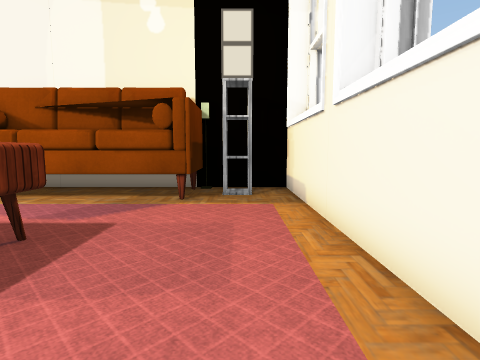
[1] (above)

24 first-person views from a walk through a 3-D level made in the Unity game engine. The camera is 1.2 m above the floor, tilts 6° down and sees 80° across. Doors are open. The floor is counted in squares, 0.9 m on a side. Each view is taken from the middle of a square. On the plan, view 1 faces up. The plan holds only what a view shows up to about 14 squares ahead; the rest is blank. The place goes on beyond the plan. The player character is not drawn. Some animated figures are not drawn. Some surface patterns are stand-ins.

[2]
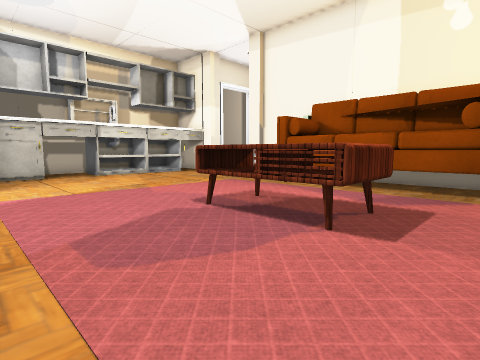

[3]
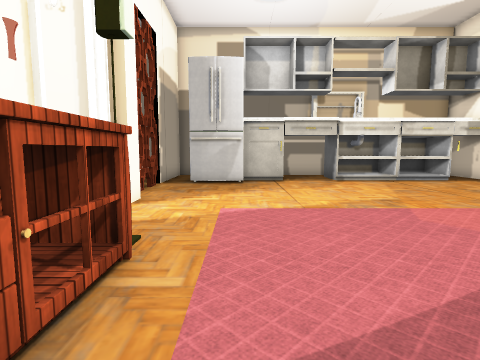

[4]
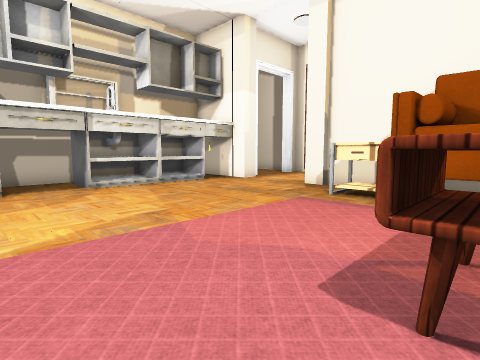

[5]
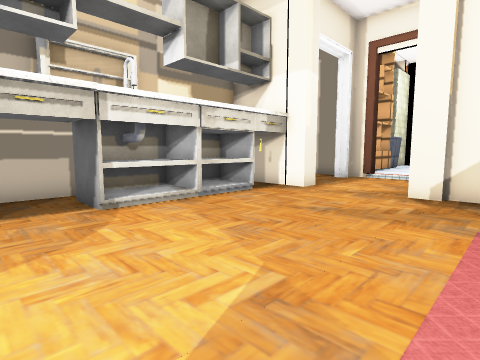

[6]
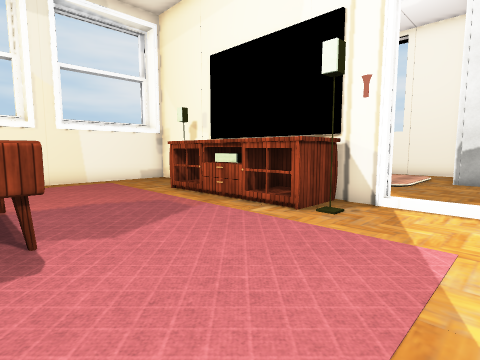

[7]
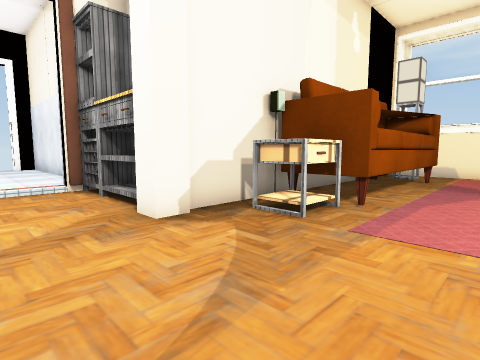

[8]
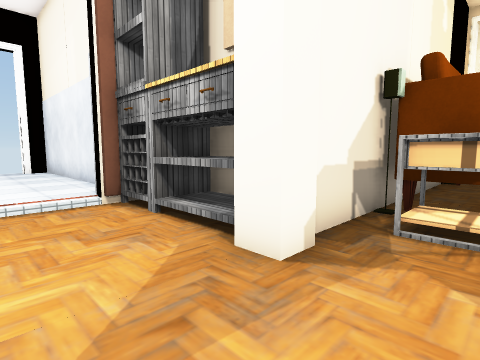

[9]
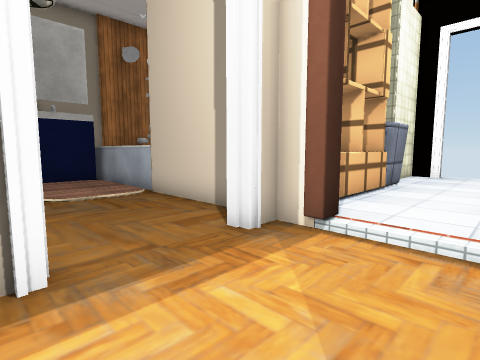

[10]
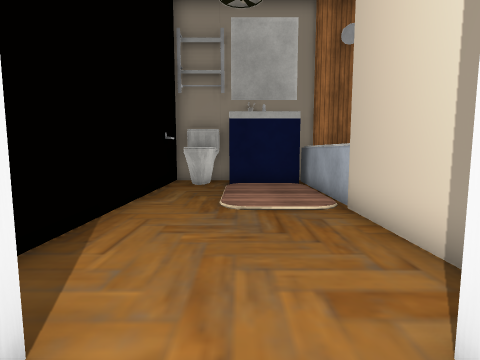

[11]
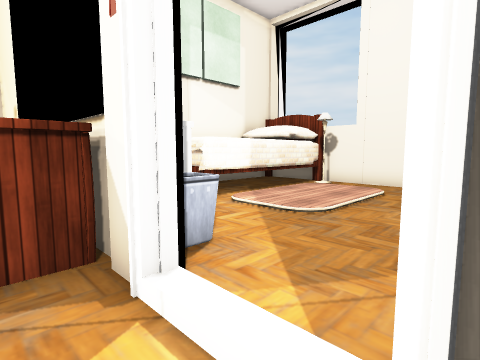

[12]
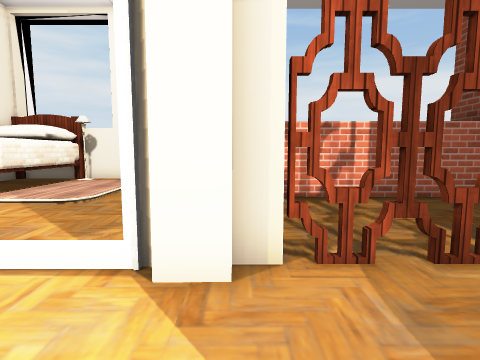

[13]
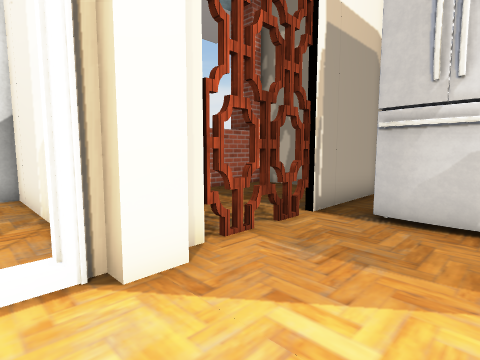

[14]
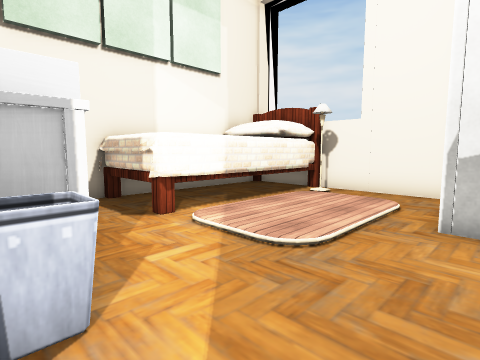

[15]
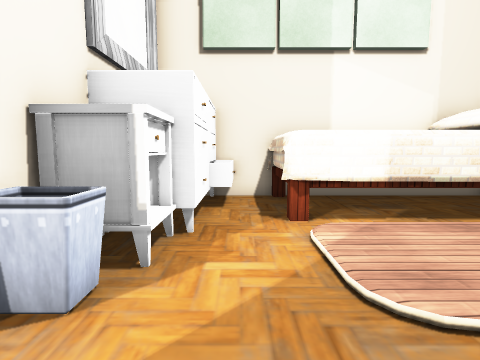

[16]
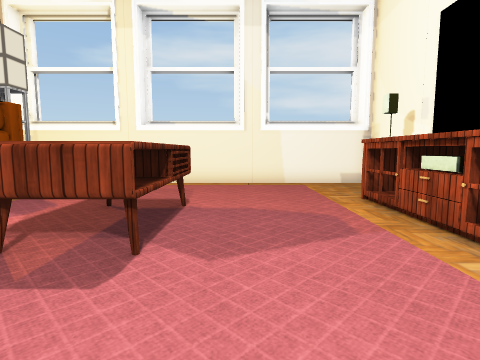

[17]
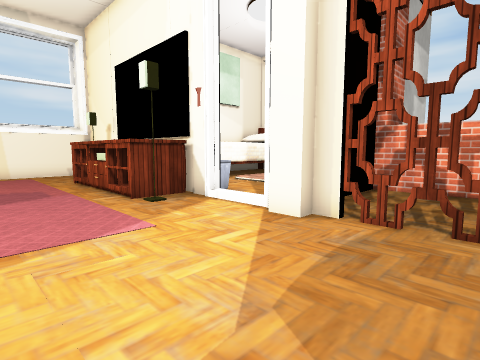

[18]
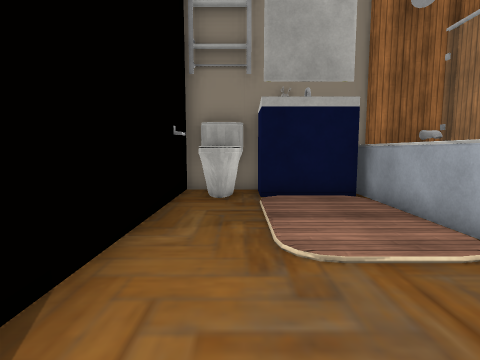

[19]
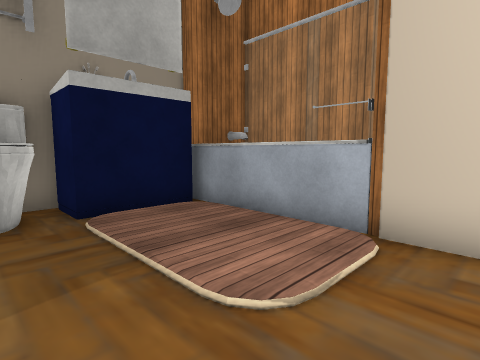

[20]
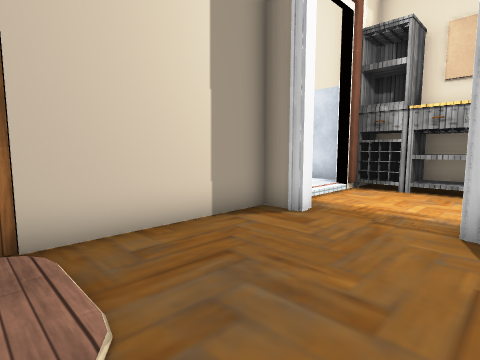

[21]
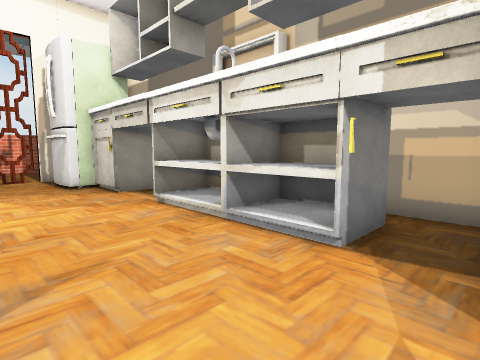

[22]
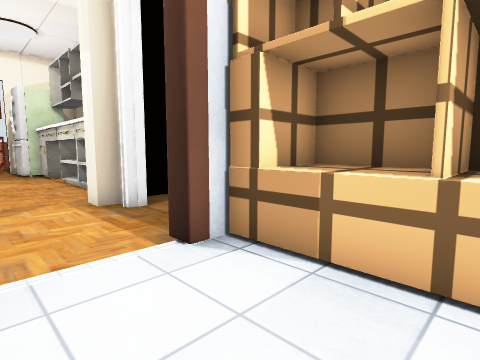

[23]
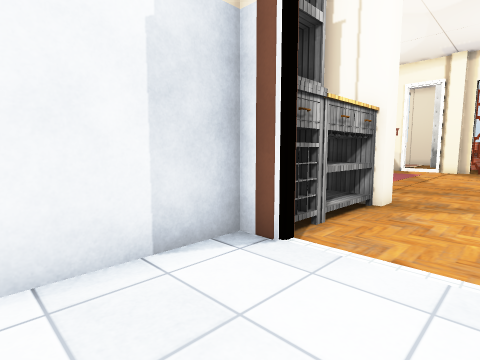

[24]
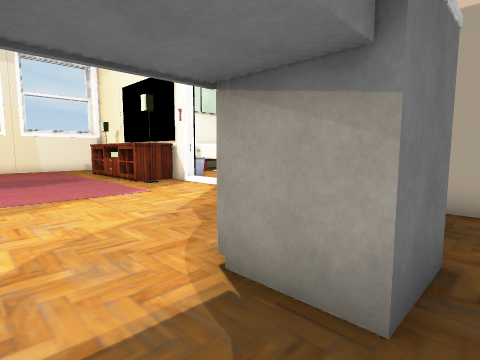

### Floor plan
Key: @ floor where view 1 was taken; # wall or solid block; x gap in a wall; . main floor; : floor 0.25 m higher than the main floor; D open door; ^ raised ledge; T table; F fridge; P pillar; C cabinet; L closet; S shelf; I toilet; B bin; E bed; R dresser; O other object.
Columns run from 28 left of view 1 to 2 right of it. Each row starts with its distance up from view 1.
 19 ######     SS::::#
 18 ##         SS::::#
 17 #          SS::::#
 16 #^^^^^#####SSDDD:##
 15   O........##DDD#O#
 14  OO.........D...C #
 13 #OO.........D...CC#
 12 #III........D...CC#
 11 #II........#P...PC###      ##
 10 ###       #DD.......#     ##..#
  9         #..DD.....TT#     #.^.#
  8         #.#DD.....TT#######...#
  7           #DD.................#
  6           #DD.................#
  5           #DD.................#
  4         # #DD........TTTTT....#
  3         #.#DD........TTTTT....#
  2         #..DD.........TTTT....#
  1         #.#DD.................#
  0          .#D................@.#
 -1          .#FF.................#
 -2          .  F.................#
 -3          .  F......DTTTTTTT...#
 -4          ####x#x#P.D#TTTTTT  .#
 -5             ....##..BOOR   ####
 -6           .......#...BRRRRR
 -7          #.......#.......R#
 -8          #.......#.....EEEE
 -9          #########.....E  E
-10                  #.....E  E
-11                 LLL#...E  E
-12                 L   ...EEEE
-13                 L   ...EEEE
-14                 L  #....EEE
-15                    ### #

Where each view was taken, in squares from view 1:
view 1: 0 up, 0 right, facing up
view 2: 2 down, 1 left, facing up-left
view 3: 1 down, 4 left, facing left
view 4: 0 up, 6 left, facing up-left
view 5: 1 up, 10 left, facing up-left
view 6: 3 up, 11 left, facing down-right
view 7: 5 up, 15 left, facing up-right
view 8: 8 up, 15 left, facing up-right
view 9: 11 up, 13 left, facing up-left
view 10: 13 up, 15 left, facing left
view 11: 3 down, 11 left, facing down-right
view 12: 1 down, 12 left, facing down
view 13: 1 down, 10 left, facing down-left
view 14: 5 down, 10 left, facing down-right
view 15: 7 down, 10 left, facing right
view 16: 1 up, 10 left, facing right
view 17: 1 up, 15 left, facing down-right
view 18: 12 up, 18 left, facing left
view 19: 11 up, 20 left, facing up-left
view 20: 11 up, 22 left, facing up-right
view 21: 10 up, 13 left, facing down-left
view 22: 19 up, 13 left, facing down-left
view 23: 19 up, 15 left, facing down-right
view 24: 3 up, 19 left, facing down-right
